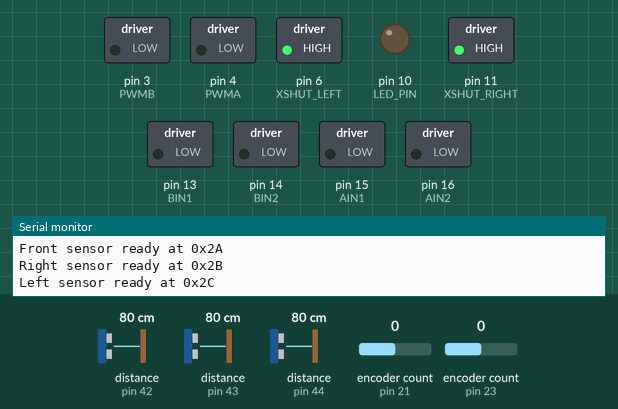
The sketch below on a simulated Arduino Mega 2560, built with avr-gcc and run on an emulated ATmega2560. Shown: switched loads named in the sketch (green lamp = pin HIGH), output pins drawn as LEDs (lit = HIGH), the last lines printed to the serial monitor. The inputs (shaded band) are chosen by the test bench; at power-on: distance to the obstacle (sensors on pin 42, pin 43, pin 44) 80 cm, encoder count (sensors on pin 21, pin 23) 0. Pins used as bus, display or sensor lines are not drawn.

Above: at 0.1 s.
At 1.2 s:
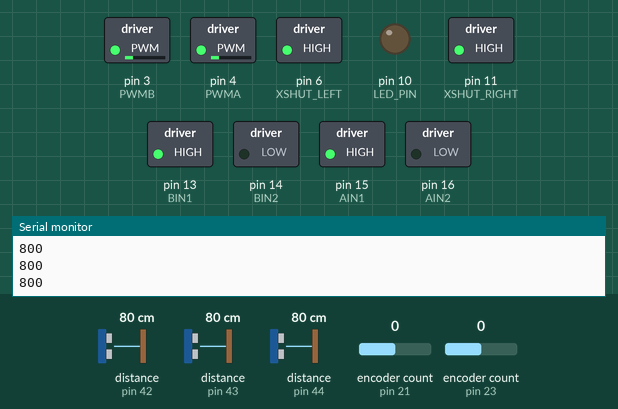
Timing chart, 0 to 2.7 s (numbered marks = the images above):
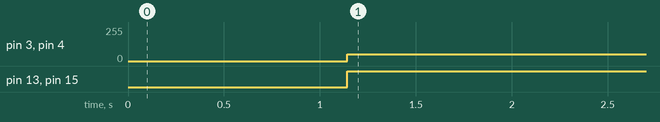

Measured:
- by itself, pin 3 (PWMB), pin 4 (PWMA): 0/255 → 50/255 at 1.1 s
- by itself, pin 13 (BIN1), pin 15 (AIN1): LOW → HIGH at 1.1 s

The sketch:

MazeSolver.ino
```cpp
#include <Encoder.h>
#include <Wire.h>
#include <VL53L1X.h>
#include <Arduino.h>

volatile bool stopNow = false;   // emergency stop flag
volatile int distFrontISR = 500; // latest front distance from ISR
const int SAFE_DIST = 40;       // stop threshold in mm
int error =0;

// -------------------- Pins --------------------
#define LED_PIN 10   // LED on pin 10

// -------------------- Wall sensor flags --------------------
volatile bool flagLeft = false;
volatile bool flagRight = false;
volatile bool flagFront = false;

// -------------------- Distance readings --------------------
int distLeft = 500;   // initialize to a safe value
int distRight = 500;
int distFront = 500;

// -------------------- Wall-following PID --------------------
float integral_wall = 0;
int lastError_wall = 0;

// PID constants for wall-following
const float Kp_wall = 0.5;
const float Ki_wall = 0.3;
const float Kd_wall = 2.0;

// Desired distance from the wall in mm (adjust as per your robot)
const int DESIRED_DIST = 70;  // 20 cm


// -------------------- Sensors --------------------
VL53L1X sensorFront;
VL53L1X sensorRight;
VL53L1X sensorLeft;

// Flags from interrupts
volatile bool frontReady = false;
volatile bool rightReady = false;
volatile bool leftReady  = false;

// Error flag
bool initError = false;

// -------------------- ISRs --------------------
void frontISR() {
  distFrontISR = sensorFront.read();
  frontReady = true;               // <--- add this
  if (distFrontISR < SAFE_DIST) {
    stopNow = true;
  }
}


void rightISR() { rightReady = true; }
void leftISR()  { leftReady  = true; }
// -------------------------
// Motor Driver Pins
// -------------------------
#define AIN1 15
#define AIN2 16
#define BIN1 13
#define BIN2 14
#define PWMA 4
#define PWMB 3

// Interrupt pins
#define INT_FRONT 1
#define INT_RIGHT 12
#define INT_LEFT 7
#define FORWARD_SPEED 50
// XSHUT pins
#define XSHUT_FRONT 0
#define XSHUT_RIGHT 11
#define XSHUT_LEFT 6

// -------------------------
// Encoder Setup
// -------------------------
Encoder leftEncoder(21, 20);
Encoder rightEncoder(23, 22);

// -------------------------
// Movement Config
// -------------------------
#define MIN_SPEED 40
#define MAX_SPEED 60

int df = 0;
int dr = 0;
int dl =0;


long mmToTicks(int mm) {
  return mm * 10.13; // Adjust experimentally
}

// experimentally tuned conversion
long angleToTicks(int deg) {
  return deg * 11.048; // adjust for your robot
}
const long RAMP_DISTANCE = 150; // pulses for ramp in/out

// -------------------------
// Motor Control
// -------------------------
void setMotor(int in1, int in2, int pwm, int speed) {
  if (speed > 0) {          // Forward
    digitalWrite(in1, HIGH);
    digitalWrite(in2, LOW);
  }
  else if (speed < 0) {     // Reverse
    digitalWrite(in1, LOW);
    digitalWrite(in2, HIGH);
  }
  else {                    // Coast
    digitalWrite(in1, LOW);
    digitalWrite(in2, LOW);
  }
  analogWrite(pwm, abs(speed));
}

void stopMotors() {
  digitalWrite(AIN1, LOW);
  digitalWrite(AIN2, LOW);
  digitalWrite(BIN1, LOW);
  digitalWrite(BIN2, LOW);
  analogWrite(PWMA, 0);
  analogWrite(PWMB, 0);
}

void resetEncoders() {
  leftEncoder.write(0);
  rightEncoder.write(0);
}

//Move forward
// Sensor-based PID move forward
void moveForwardPID(int cell_mm) {
    resetEncoders();

    float integral = 0;
    int prev_error = 0;
    stopNow = false;   // reset stop flag before starting

    while (true) {
        // 🚨 Emergency stop check
        if (stopNow) {
            stopMotors();
            return;   // exit immediately, back to loop()
        }

        // --- Compute error for centering ---
        // Update sensor values each loop
        if(leftReady){ dl = sensorLeft.read(); leftReady = false; }
        if(rightReady){ dr = sensorRight.read(); rightReady = false; }
        if(frontReady){ df = sensorFront.read(); frontReady = false; }
        if(dl<100 && dr < 100){
          error = (dl - dr);   // don’t multiply by 500 yet
        }
        else{
          if(dl<100 && dr > 100){
             error = (dl - 57.5)*1.25;
          }
          else{
            error = -(dr - 57.5)*1.25;
          }
        }

        // --- PID calculations ---
        integral += error;
        integral = constrain(integral, -500, 500);
        int derivative = error - prev_error;
        int correction = Kp_wall * error + Kd_wall * (error - prev_error);
        prev_error = error;

        // --- Base forward speed ---
        int l_speed = FORWARD_SPEED;
        int r_speed = FORWARD_SPEED;

        // --- Adjust motor speeds based on walls ---
        if (dl < 100 && dr < 100) {
            l_speed += correction;
            r_speed -= correction;
        } else if (dl < 100) {
            r_speed -= correction;
        } else if (dr < 100) {
            l_speed += correction;
        }

        // --- Constrain motor speeds ---
        l_speed = constrain(l_speed, 0, MAX_SPEED);
        r_speed = constrain(r_speed, 0, MAX_SPEED);

        // --- Set motor speeds ---
        setMotor(AIN1, AIN2, PWMA, l_speed);
        setMotor(BIN1, BIN2, PWMB, r_speed);

        // --- Stop condition based on distance traveled ---
        long leftTicks  = abs(leftEncoder.read());
        long rightTicks = abs(rightEncoder.read());
        long traveled = (leftTicks + rightTicks) / 2;

        if (traveled >= mmToTicks(cell_mm)) break;
    }


}

// -------------------------
// Rotate Function
// -------------------------
void rotate(int direction, int angle) {
  resetEncoders();
  long ticks = angleToTicks(angle);

  while (true) {
    long leftTicks = abs(leftEncoder.read());
    long rightTicks = abs(rightEncoder.read());
    long traveled = max(leftTicks, rightTicks);
    long remaining = ticks - traveled;

    if (remaining <= 0) break;

    int baseSpeed;
    if (traveled < RAMP_DISTANCE)
      baseSpeed = map(traveled, 0, RAMP_DISTANCE, MIN_SPEED, MAX_SPEED);
    else if (remaining < RAMP_DISTANCE)
      baseSpeed = map(remaining, 0, RAMP_DISTANCE, MIN_SPEED, MAX_SPEED);
    else
      baseSpeed = MAX_SPEED;

    setMotor(AIN1, AIN2, PWMA, direction > 0 ? baseSpeed : -baseSpeed);
    setMotor(BIN1, BIN2, PWMB, direction > 0 ? -baseSpeed : baseSpeed);
  }
  stopMotors();
}

// -------------------------
// Setup & Loop
// -------------------------
void setup() {
  Serial.begin(115200);

  pinMode(AIN1, OUTPUT);
  pinMode(AIN2, OUTPUT);
  pinMode(BIN1, OUTPUT);
  pinMode(BIN2, OUTPUT);
  pinMode(PWMA, OUTPUT);
  pinMode(PWMB, OUTPUT);

  pinMode(LED_PIN, OUTPUT);
  digitalWrite(LED_PIN, LOW);

  // Reset sensors
  pinMode(XSHUT_FRONT, OUTPUT);
  pinMode(XSHUT_RIGHT, OUTPUT);
  pinMode(XSHUT_LEFT, OUTPUT);

  digitalWrite(XSHUT_FRONT, LOW);
  digitalWrite(XSHUT_RIGHT, LOW);
  digitalWrite(XSHUT_LEFT, LOW);
  delay(10);

  Wire.begin();
  Wire.setClock(400000);

  // --- Front ---
  digitalWrite(XSHUT_FRONT, HIGH);
  delay(10);
  sensorFront.setBus(&Wire);
  if (!sensorFront.init()) {
    Serial.println("Front sensor not found!");
    initError = true;
  } else {
    sensorFront.setAddress(0x2A);
    Serial.println("Front sensor ready at 0x2A");
  }

  // --- Right ---AC
  digitalWrite(XSHUT_RIGHT, HIGH);
  delay(10);
  sensorRight.setBus(&Wire);
  if (!sensorRight.init()) {
    Serial.println("Right sensor not found!");
    initError = true;
  } else {
    sensorRight.setAddress(0x2B);
    Serial.println("Right sensor ready at 0x2B");
  }

  // --- Left ---
  digitalWrite(XSHUT_LEFT, HIGH);
  delay(10);
  sensorLeft.setBus(&Wire);
  if (!sensorLeft.init()) {
    Serial.println("Left sensor not found!");
    initError = true;
  } else {
    sensorLeft.setAddress(0x2C);
    Serial.println("Left sensor ready at 0x2C");
  }

  // LED indicates error state
  if (initError) {
    digitalWrite(LED_PIN, HIGH); // turn ON (error)
  } else {
    digitalWrite(LED_PIN, LOW);  // turn OFF (all good)
  }

  if (initError) return; // don't continue if any failed

  // Attach interrupts
  pinMode(INT_FRONT, INPUT);
  pinMode(INT_RIGHT, INPUT);
  pinMode(INT_LEFT, INPUT);
  attachInterrupt(digitalPinToInterrupt(INT_FRONT), frontISR, FALLING);
  attachInterrupt(digitalPinToInterrupt(INT_RIGHT), rightISR, FALLING);
  attachInterrupt(digitalPinToInterrupt(INT_LEFT), leftISR, FALLING);

  // Start continuous ranging
  sensorFront.startContinuous(20);
  sensorRight.startContinuous(20);
  sensorLeft.startContinuous(20);

  delay(1000);
}

void loop() {

  if (initError) return;

  // Read sensors
   df = sensorFront.read();
   dr = sensorRight.read();
   dl = sensorLeft.read();

  if(leftReady){
    dl=sensorLeft.read();
    leftReady=false;
  }
  if(rightReady){
    dr=sensorRight.read();
    rightReady=false;
  }
  if(frontReady){
    df=sensorFront.read();
    frontReady=false;
  }

  // Only react if sensor detects something closer than threshold
  const int THRESHOLD = 150;
  Serial.println(df);
  Serial.println(dl);
  Serial.println(dr);

  // If path forward is clear, go straight
  if (df > THRESHOLD ) {
      moveForwardPID(250);  // forward 200 mm
  }
  else if (df < THRESHOLD && dl < THRESHOLD && dr < THRESHOLD){
    rotate(1,190);
    delay(500);
  }
  else if (df < THRESHOLD) {
      // front blocked, rotate based on open side
      if (dl > dr) rotate(1, 90);     // turn left
      else rotate(-1, 90);            // turn right
      delay(200);
      moveForwardPID(250);
  }
}
```
